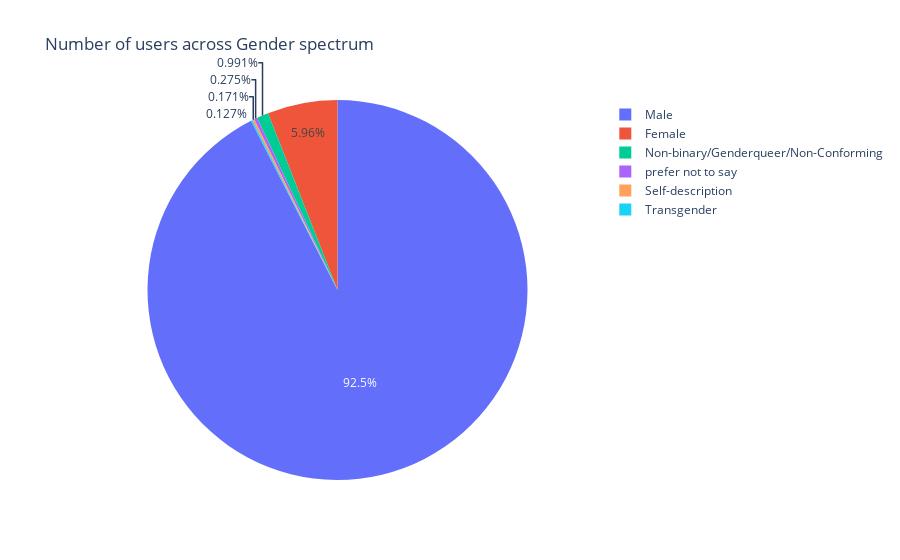

The cell this chart's notebook holds for it:
### Code cell
px.pie(names= df["Gender"].value_counts().index,values = df["Gender"].value_counts().values,title = "Number of users across Gender spectrum")

### Figure 1 — Plotly figure (JSON) as saved in the notebook; plotly's stock layout.template omitted (floating-point values rounded to 4 significant figures)
{"data": [{"domain": {"x": [0, 1], "y": [0, 1]}, "hovertemplate": "label=%{label}<br>value=%{value}<extra></extra>", "labels": ["Male", "Female", "Non-binary/Genderqueer/Non-Conforming", "prefer not to say", "Self-description", "Transgender"], "legendgroup": "", "name": "", "showlegend": true, "type": "pie", "values": [119774, 7722, 1283, 356, 221, 164]}], "layout": {"legend": {"tracegroupgap": 0}, "title": {"text": "Number of users across Gender spectrum"}}}
